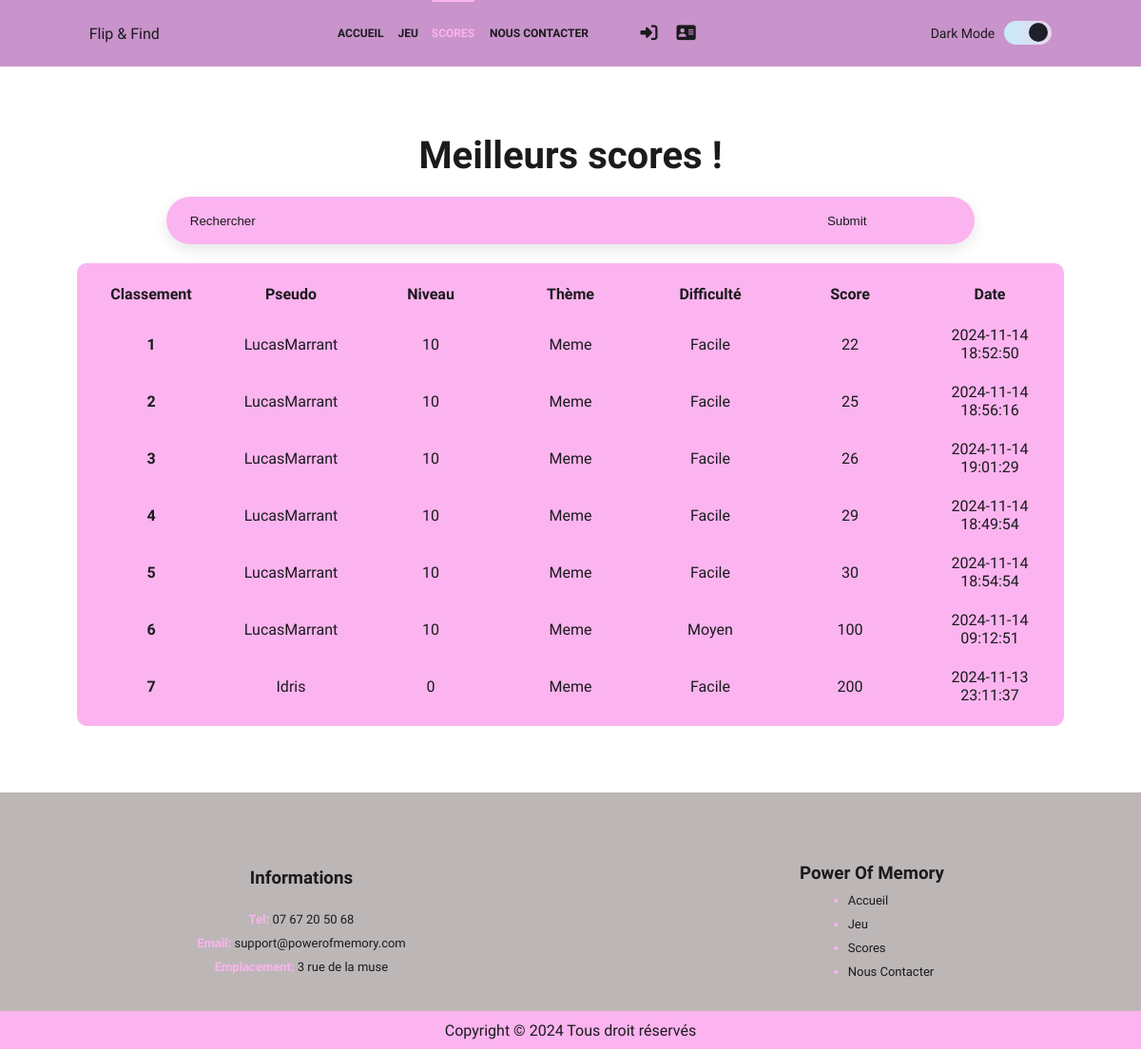
The page /games/memory/scores.php on the database its author committed.
### tables this page shows
CREATE TABLE `score` (
  `identifiant` int NOT NULL,
  `id_joueur` int NOT NULL,
  `id_jeu` int NOT NULL DEFAULT '1',
  `difficulte` text NOT NULL,
  `score` int NOT NULL,
  `date_temps_partie` datetime NOT NULL DEFAULT CURRENT_TIMESTAMP,
  `theme` text NOT NULL
);

CREATE TABLE `utilisateur` (
  `identifiant` int NOT NULL,
  `email` varchar(255) NOT NULL,
  `mot_de_passe` varchar(256) NOT NULL,
  `pseudo` varchar(18) NOT NULL,
  `date_temps_insc` datetime NOT NULL DEFAULT CURRENT_TIMESTAMP,
  `date_temps_derniere_co` datetime NOT NULL DEFAULT CURRENT_TIMESTAMP,
  `level` int NOT NULL,
  `xp` int NOT NULL,
  `goal_xp` int NOT NULL
);

### games/memory/scores.php (the view, shortened to what this page needs)
<!DOCTYPE html>
<html lang="fr" class="dark_theme">
<?php  $pageTitle = 'Score'; ?>
<?php include('../../partials/head.php') ?>
<body class="scores">
<?php include('../../partials/header.php'); ?>
<section>
    <h1 class="animate__animated animate__fadeInDown">Meilleurs scores !</h1>
    <form class="search" method="POST">
        <div class="search_bar">
            <input type="text" value="" placeholder="Rechercher" class="input" name="pseudo">
            <input type="submit" name="submit" class="submit">
        </div>
    </form>
    <table>
        <thead>
        <tr>
            <th scope="col">Classement</th>
            <th scope="col">Pseudo</th>
            <th scope="col">Niveau</th>
            <th scope="col">Thème</th>
            <th scope="col">Difficulté</th>
            <th scope="col">Score</th>
            <th scope="col">Date</th>
        </tr>
        </thead>
        <tbody>
        <?php
        $db = connectToDbAndGetPdo();
        if ($_SERVER["REQUEST_METHOD"] == "POST" && isset($_POST['submit'])) {
            $pseudo = $_POST['pseudo'];
            $req = $db->prepare("SELECT
                                        utilisateur.identifiant AS id_joueur,
                                        utilisateur.level as player_level,
                                        difficulte, score, id_joueur, utilisateur.pseudo, date_temps_partie, theme
                                        FROM score
                                        JOIN utilisateur ON score.id_joueur = utilisateur.identifiant
                                        JOIN jeu ON score.id_jeu = jeu.identifiant
                                        WHERE utilisateur.pseudo LIKE '%$pseudo%'
                                        ORDER BY score ASC
                                        LIMIT 10;");
            $req->execute();
        } else {
            $req = $db->prepare("SELECT utilisateur.identifiant AS id_joueur,
                                        utilisateur.level as player_level,
                                        difficulte, score, id_joueur, utilisateur.pseudo, date_temps_partie, theme
                                        FROM score
                                        JOIN utilisateur ON score.id_joueur = utilisateur.identifiant
                                        JOIN jeu ON score.id_jeu = jeu.identifiant
                                        ORDER BY score ASC
                                        LIMIT 10;");
            $req->execute();
        }
        $data = $req->fetchAll();
        if ($data) {
            foreach ($data as $i => $row) {
                $tr_class = "";
                $req = $db->prepare("SELECT identifiant
                                        FROM utilisateur
                                        WHERE pseudo = :pseudo_joueur");
                $req->execute(['pseudo_joueur' => $row['pseudo']]);
                $selectedPlayerId = $req->fetch();
                echo "
                 <tr $tr_class>
                                <th scope='row'>" . ($i + 1) . "</th>
                                <td><a target=”_blank”  href='../../profile.php?joueur={$selectedPlayerId['identifiant']}'>{$row['pseudo']}</a></td>
                                <td>{$row['player_level']}</td>
                                <td>{$row['theme']}</td>
                                <td>{$row['difficulte']}</td>
                                <td>{$row['score']}</td>
                                <td>{$row['date_temps_partie']}</td>
                              </tr>";
            }
        } else {
            echo "<tr><td colspan='6'>Aucun résultat trouvé</td></tr>";
        }
        ?>
        </tbody>
    </table>
</section>
<?php include('../../partials/footer.php'); ?>
</body>
</html>

### partials/head.php (shortened to what this page needs)
<head>
    <?php $linkRoot = "";
        if($pageTitle == 'Accueil' || $pageTitle == 'Score') {
            $linkRoot = "../../";
        }
    ?>
    <link rel="stylesheet" href="<?php echo $linkRoot ?>assets/css/colors.css">
    <link rel="stylesheet" href="<?php echo $linkRoot ?>assets/css/header.css">
    <link rel="stylesheet" href="<?php echo $linkRoot ?>assets/css/footer.css">
    <link rel="stylesheet" href="<?php echo $linkRoot ?>assets/css/main.css">
    <link rel="stylesheet" href="<?php echo $linkRoot ?>assets/css/chatbot.css">
    <link rel="stylesheet" href="https://cdnjs.cloudflare.com/ajax/libs/animate.css/4.1.1/animate.min.css"/>
    <link rel="stylesheet" href="https://cdn.jsdelivr.net/npm/swiper@11/swiper-bundle.min.css"/>
    <?php
        if($pageTitle == 'Accueil'){
            ?>
            <link rel="stylesheet" href="<?php echo $linkRoot ?>assets/css/swiper.css">
    <?php
        }
        else if($pageTitle == 'Score'){
            ?>
            <link rel="stylesheet" href="<?php echo $linkRoot ?>assets/css/scores.css">
    <?php
        }
    ?>
</head>

### partials/header.php (shortened to what this page needs)
<!DOCTYPE html>
<html lang="en">
<body>
<?php
$HeaderClass = "header_second";
?>
<header class="<?php echo $HeaderClass ?>">
    <?php
    $linkRootPage = "";
    $connected = "";
    $notconnected = "displayNone";
    if ($pageTitle == 'Accueil' || $pageTitle == 'Score') {
        $linkRootPage = "../../";
    }
    if ($pageTitle == 'Accueil') {
        ?>
        <div class="background_img"></div>
        <nav>
            <p class="title animate__animated animate__fadeInDown">Flip &
                <button>Find</button>
            </p>
            <input type="checkbox" id="menu">
            <label for="menu">
                <i class="fa-solid fa-bars fa-2xl"></i>
            </label>
            <ul class="ul_menu">
                <li class="active animate__animated animate__fadeInDown"><a href="index.php" class="active">Accueil</a>
                </li>
                <li class="active animate__animated animate__fadeInDown"><a href="#themes">Jeu</a></li>
                <li class="active animate__animated animate__fadeInDown"><a href="scores.php">Scores</a></li>
                <li class="active animate__animated animate__fadeInDown"><a href="../../Contact.php">Nous contacter</a>
                </li>
                <li class="<?php echo $connected ?> login animate__animated animate__fadeInDown">
                    <a href="../../login.php">
                        <i class="fa-solid fa-right-to-bracket fa-xl"></i>
                        <span class="displayNoneNav">Se connecter</span></a></li>
                <li class="<?php echo $connected ?> animate__animated animate__fadeInDown">
                    <a href="../../Inscription.php">
                        <i class="fa-solid fa-address-card fa-xl"></i>
                        <span class="displayNoneNav">S'enregistrer</span></a></li>
                <li class="pseudo animate__animated animate__fadeInDown">
                    <a href="../../myAccount.php">
                            <?php if (isset($_SESSION["id"])) {
                                echo get_name_for_header();
                            } ?>
                    </a>
                </li>
                <li class="<?php echo $notconnected ?> animate__animated animate__fadeInDown">
                    <a href="<?php echo $linkRootPage ?>logout.php">
                        <button type="submit" name="logout" class="Connexion animate__animated animate__fadeInUp">
                            <i class="fa-solid fa-arrow-right-from-bracket"></i>
                        </button>
                        <span class="displayNoneNav">Déconnexion</span>
                    </a></li>
                <li class="<?php echo $notconnected ?> animate__animated animate__fadeInDown">
                    <div class="progressbar">
                        <div class="progressbar_number">
                            <p id="level">2</p>
                        </div>
                        <div class="progressbar_inner">
                            <p><span id="xp">23</span> / <span id="goal_xp">50</span></p>
                        </div>
                        <div class="progressbar_number deux">
                            <p id="next_level">3</p>
                        </div>
                    </div>
                </li>
            </ul>
            <div class="darkmode login animate__animated animate__fadeInDown">
                <p>Dark Mode</p>
                <div class="select">
                    <label class="switch">
                        <input id="theme-toggle" type="checkbox" name="Mode" onclick="ToggleTheme(this)">
                        <span class="slider round"></span>
                    </label>
                </div>
            </div>
            <div class="absolute_center">
                <h1 class="animate__animated animate__fadeInLeft">L'Ultime memory <br> pour tous !</h1>
                <p class="animate__animated animate__fadeInRight">Venez challenger les cerveaux les plus agiles !</p>
                <a href="#themes" class="button animate__animated animate__fadeInLeft">Jouer !</a>
            </div>
        </nav>
        <?php
    } else {
        ?>
        <nav>
            <p class="animate__animated animate__fadeInDown">Flip & Find</p>
            <ul class="ul_menu">
                <li class="animate__animated animate__fadeInDown"><a
                            href="<?php echo $linkRootPage ?>games/memory/index.php">Accueil</a></li>
                <li class="animate__animated animate__fadeInDown"><a
                            class="<?= $pageTitle == 'Memory' ? 'active' : ''; ?>"
                            href="<?php echo $linkRootPage ?>games/memory/index.php#themes">Jeu</a></li>
                <li class="animate__animated animate__fadeInDown"><a
                            class="<?= $pageTitle == 'Score' ? 'active' : ''; ?>"
                            href="<?php echo $linkRootPage ?>games/memory/scores.php">Scores</a></li>
                <li class="animate__animated animate__fadeInDown"><a
                            class="<?= $pageTitle == 'Contact' ? 'active' : ''; ?>"
                            href="<?php echo $linkRootPage ?>Contact.php">Nous contacter</a></li>
                <li class="<?php echo $connected ?> login animate__animated animate__fadeInDown">
                        </li>
                <li class="<?php echo $connected ?> animate__animated animate__fadeInDown">
                        </li>
            </ul>
            <div class="darkmode login animate__animated animate__fadeInDown">
                <p>Dark Mode</p>
                <div class="select">
                    <label class="switch">
                        <span class="slider round"></span>
                    </label>
                </div>
            </div>
        </nav>
        <?php
    }
    ?>
</header>
</body>
</html>

### partials/footer.php (shortened to what this page needs)
<!DOCTYPE html>
<html lang="en">
<body>
<footer>
    <section>
        <h3 class="info animate__animated">Informations</h3>
        <p class="animate__animated"><span>Tel: </span> 07 67 20 50 68</p>
        <p class="animate__animated"><span>Email: </span> support@powerofmemory.com</p>
        <p class="animate__animated"><span>Emplacement: </span> 3 rue de la muse</p>
    </section>
    <section>
        <h3 class="animate__animated">Power Of Memory</h3>
        <ul>
            <li class="animate__animated"><a href="games/memory/index.php">Accueil</a></li>
            <li class="animate__animated"><a href="games/memory/index.php#themes">Jeu</a></li>
            <li class="animate__animated"><a href="games/memory/scores.php">Scores</a></li>
            <li class="animate__animated"><a href="Contact.php">Nous Contacter</a></li>
        </ul>
    </section>
    <div class="copyright">
        <p class="animate__animated">Copyright © 2024 Tous droit réservés</p>
    </div>
</footer>
</body>
</html>

### assets/css/colors.css (style rules this page uses)
:root { --underline-offset-y: -2px; --underline-intrinsic-width: 20; --underline-cap-width: 8px; --underline-width: 11; --delayCol: 0.2s; --n: 53; }
.white_theme { --TextDescColor: var(--RobotBg); --PlaceholderColor: var(--RobotBg); --RobotBg: #242527; --TextColor: #1b1a1d; --TextColorDark: #1b1a1d; --HoverColor: var(--TextImportant); --BorderColor: var(--TextImportant); --BgButton: var(--TextImportant); --TextImportant: #fbb4ef; --MessageColor: #fbb4ef; --IconRobotBg: var(--DropShadow); --SmallSepBg: var(--DropShadow); --DropShadow: #fbb4ef; --BoxBg: #fbb4ef; --Background: #ffffff; --HeaderTransparent: rgba(3, 17, 57, 0.2); --Header: var(--BoxShadow2); --BoxShadow2: #fbb4ef; --Footer: var(--BoxShadow); --BoxShadow: #bdb6b6; --SmallTitleColor: rgba(27, 26, 29, 0.9); --SwitchModeBg: linear-gradient(90deg, #c4edf8 0%, #ead5ee 100%); --BgUrl: url("../../assets/images/WhiteBg.jpeg"); }

### assets/css/header.css (style rules this page uses)
header { width: 100%; position: relative; }
.header_second { background: var(--Header); position: sticky; top: 0; z-index: 99999; }
section { margin-top: auto; margin-bottom: auto; }
nav { display: flex; align-items: center; justify-content: space-around; height: 70px; background: transparent; background: var(--HeaderTransparent); }
nav ul { display: flex; justify-content: center; align-items: center; gap: 15px; list-style: none; padding: 0; }
header p, header ul li a, header .absolute_center h1, header .title button { color: var(--TextColor); }
header p { font-weight: 500; }
header ul li { height: 70px; display: flex; align-items: center; position: relative; }
header ul li a { text-transform: uppercase; font-size: 12px; font-weight: 700; cursor: pointer; text-align: center; text-decoration: none; display: flex; align-items: center; justify-content: center; }
header li .active:before { opacity: 1; }
header li a:hover, header li .active, header .fa-arrow-right-from-bracket:hover { color: var(--TextImportant); }
nav label { position: relative; width: 50px; height: 30px; }
nav label { display: none; }
.ul_menu .login, .ul_menu .myaccount, .pseudo { margin-left: 40px; }
@media screen and (min-width: 1001px) { header ul li a:before { content: ""; position: absolute; width: 100%; height: 2px; top: 0px; background: var(--HoverColor); opacity: 0; transition: all .3s ease; border-radius: 2px; } }

### assets/css/footer.css (style rules this page uses)
footer { background: var(--Footer); height: 270px; position: absolute; bottom: 0; width: 100%; display: flex; align-items: center; justify-content: space-around; }
footer section { margin: 0 !important; }
footer section:nth-child(1) { gap: 10px; }
footer section:nth-child(2) { gap: 10px; }
footer section { display: flex; flex-direction: column; align-items: center; margin: 0; margin-bottom: 35px; }
footer section .info { color: var(--TextColor); margin-bottom: 15px; }
footer section h3 { color: var(--TextColor); }
footer a { color: var(--TextColor); }
footer section ul { display: flex; flex-direction: column; gap: 10px; }
footer section p, section li { color: var(--TextColor); font-size: 13px; }
footer section span { color: var(--TextImportant); font-weight: 600; }
footer section li::marker { color: var(--TextImportant); }
.copyright { position: absolute; left: 0; bottom: 0; background: var(--BoxBg); height: 40px; color: var(--TextColor); width: 100%; display: flex; align-items: center; justify-content: center; }

### rows shown on the page
score: utilisateur.pseudo "LucasMarrant", utilisateur.level "10", theme "Meme", difficulte "Facile", score "22", date_temps_partie "2024-11-14 18:52:50"
score: utilisateur.pseudo "LucasMarrant", utilisateur.level "10", theme "Meme", difficulte "Facile", score "25", date_temps_partie "2024-11-14 18:56:16"
score: utilisateur.pseudo "LucasMarrant", utilisateur.level "10", theme "Meme", difficulte "Facile", score "26", date_temps_partie "2024-11-14 19:01:29"
score: utilisateur.pseudo "LucasMarrant", utilisateur.level "10", theme "Meme", difficulte "Facile", score "29", date_temps_partie "2024-11-14 18:49:54"
score: utilisateur.pseudo "LucasMarrant", utilisateur.level "10", theme "Meme", difficulte "Facile", score "30", date_temps_partie "2024-11-14 18:54:54"
score: utilisateur.pseudo "LucasMarrant", utilisateur.level "10", theme "Meme", difficulte "Moyen", score "100", date_temps_partie "2024-11-14 09:12:51"
score: utilisateur.pseudo "Idris", utilisateur.level "0", theme "Meme", difficulte "Facile", score "200", date_temps_partie "2024-11-13 23:11:37"
